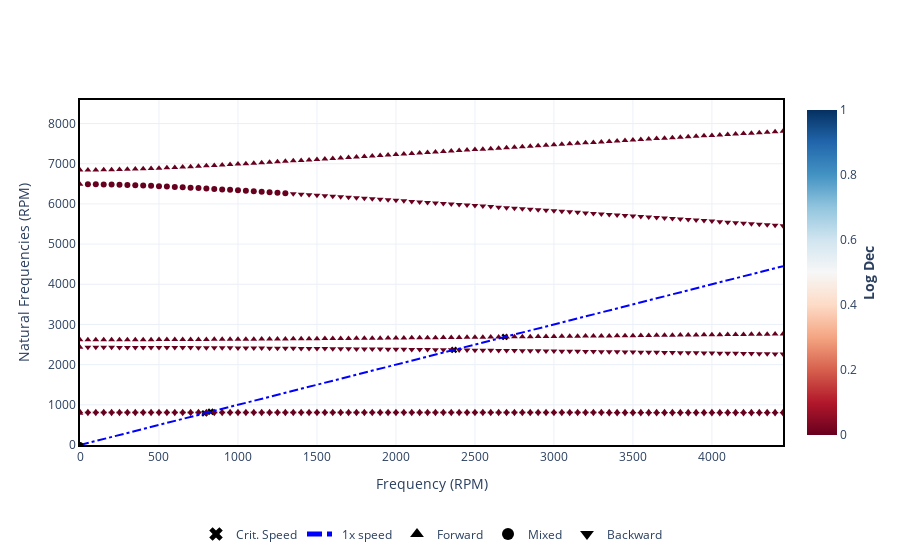

Write notebook code for a chart like this one.
### Code cell
campbell.plot(frequency_units="RPM")
